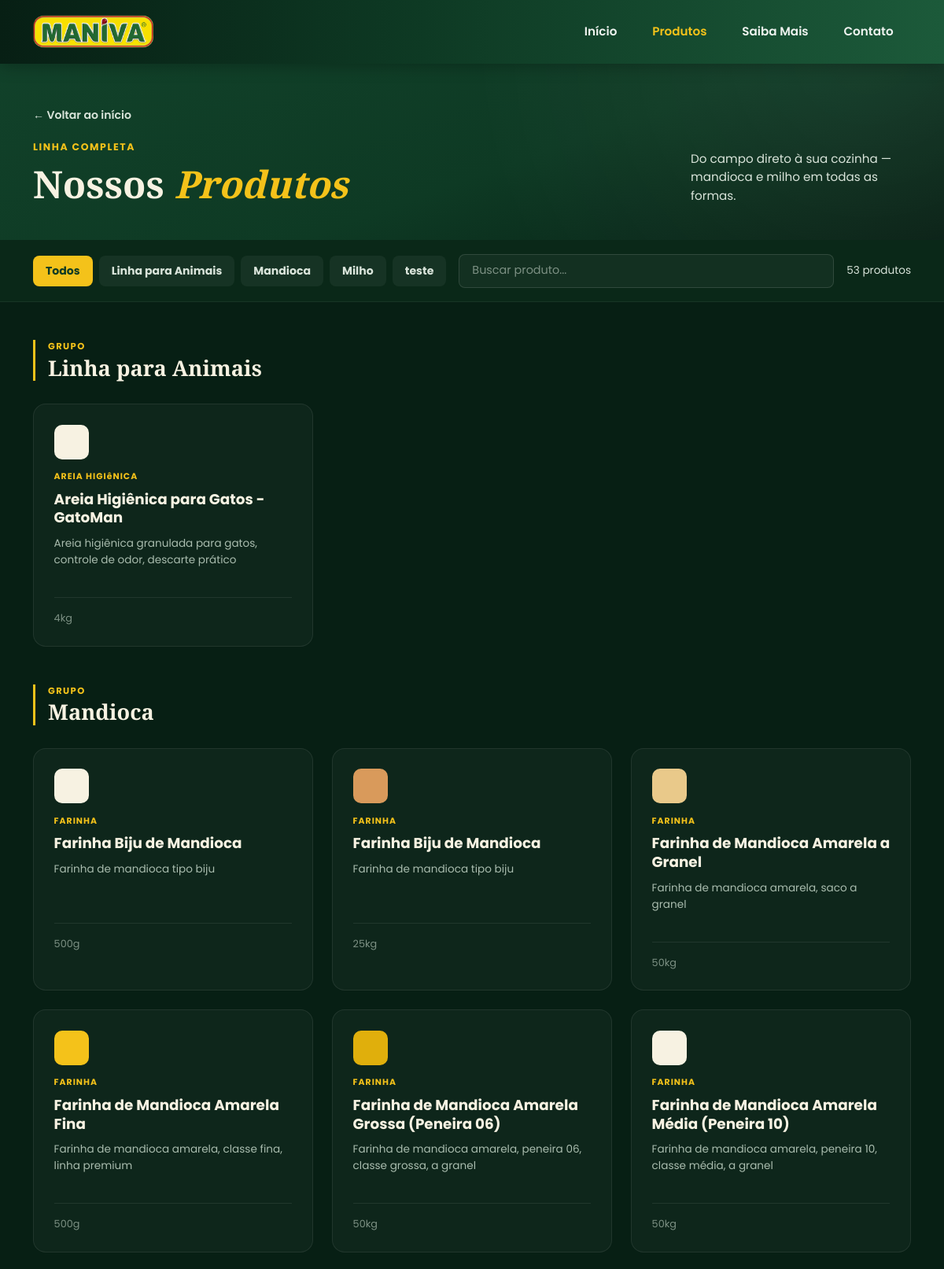
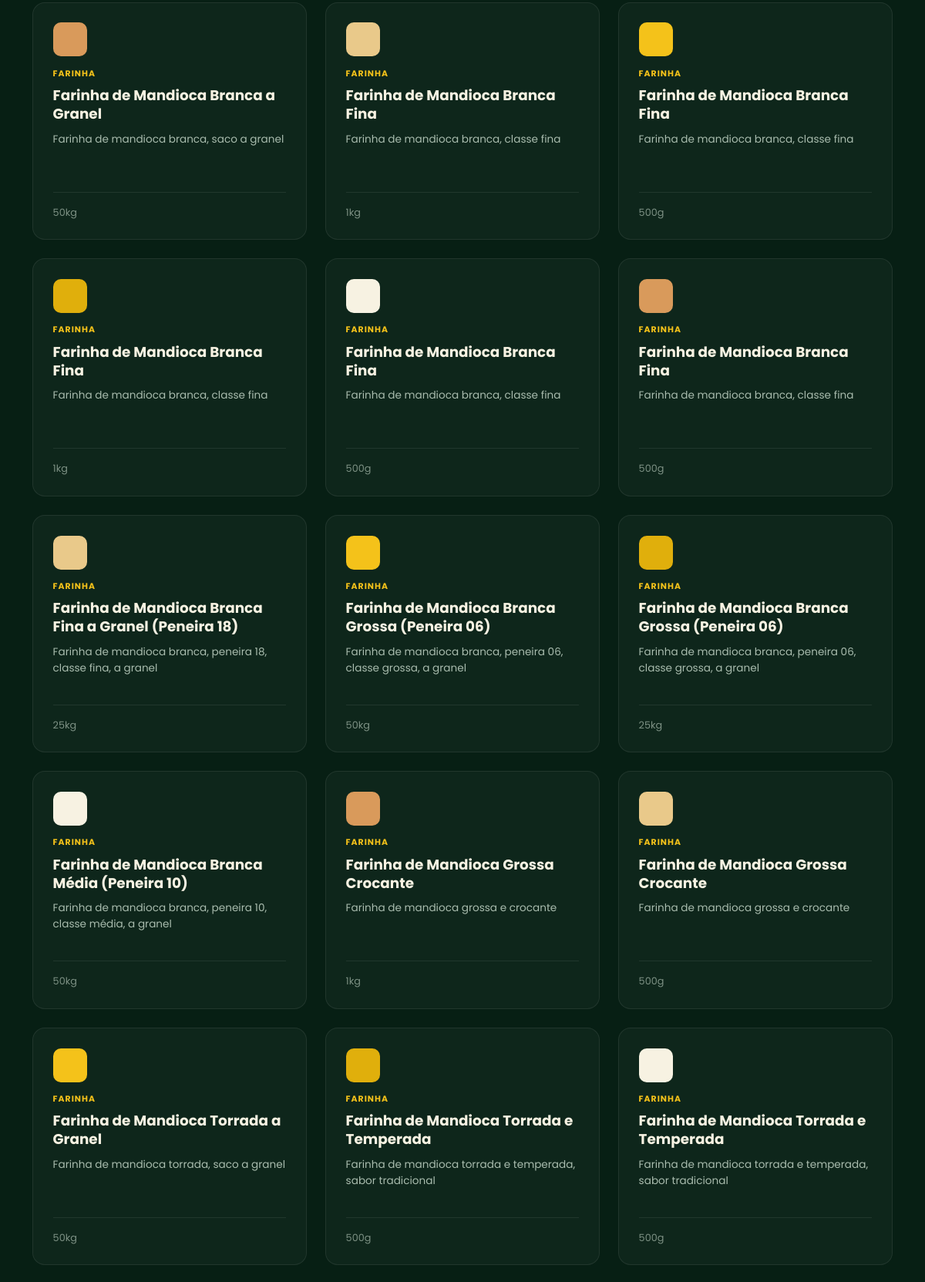
The app's page /index.php?page=produtos (upper part) with its own data (2 pictures, top to bottom).
### tables this page shows
CREATE TABLE `grupo` (
  `id` int(11) NOT NULL,
  `nome` varchar(100) NOT NULL,
  `descricao` text DEFAULT NULL
);

CREATE TABLE `produto` (
  `id` int(11) NOT NULL,
  `nome` varchar(150) NOT NULL,
  `descricao` text DEFAULT NULL,
  `imagem_url` varchar(255) DEFAULT NULL,
  `peso` varchar(20) NOT NULL,
  `tipo_embalagem` varchar(60) NOT NULL,
  `disponivel` tinyint(1) NOT NULL DEFAULT 1
);

CREATE TABLE `categoria` (
  `id` int(11) NOT NULL,
  `grupo_id` int(11) NOT NULL,
  `nome` varchar(100) NOT NULL,
  `descricao` text DEFAULT NULL
);

### templates/funcoes.php (called while the page is built)
<?php
function buscarGrupos(PDO $pdo): array
{
    $stmt = $pdo->query("SELECT * FROM grupo ORDER BY nome");
    return $stmt->fetchAll(PDO::FETCH_ASSOC);
}
function buscarProdutosPorGrupo(PDO $pdo, int $grupoId): array
{
    $sql = "SELECT DISTINCT p.*
            FROM produto p
            INNER JOIN produto_categoria pc ON pc.produto_id = p.id
            INNER JOIN categoria c ON c.id = pc.categoria_id
            WHERE c.grupo_id = :grupo_id
              AND p.disponivel = 1
            ORDER BY p.nome";
    $stmt = $pdo->prepare($sql);
    $stmt->execute(['grupo_id' => $grupoId]);
    return $stmt->fetchAll(PDO::FETCH_ASSOC);
}
function buscarCategoriasDoProduto(PDO $pdo, int $produtoId): array
{
    $sql = "SELECT c.*
            FROM categoria c
            INNER JOIN produto_categoria pc ON pc.categoria_id = c.id
            WHERE pc.produto_id = :produto_id
            ORDER BY c.nome";
    $stmt = $pdo->prepare($sql);
    $stmt->execute(['produto_id' => $produtoId]);
    return $stmt->fetchAll(PDO::FETCH_ASSOC);
}
function buscarVariacoesDoProduto(PDO $pdo, int $produtoId): array
{
    $sql = "SELECT id, nome, peso, tipo_embalagem
            FROM produto
            WHERE id = :produto_id
              AND disponivel = 1";
    $stmt = $pdo->prepare($sql);
    $stmt->execute(['produto_id' => $produtoId]);
    return $stmt->fetchAll(PDO::FETCH_ASSOC);
}
function contarProdutosDisponiveis(PDO $pdo): int
{
    $stmt = $pdo->query("SELECT COUNT(*) FROM produto WHERE disponivel = 1");
    return (int) $stmt->fetchColumn();
}

### pages/produtos.php (the view, shortened to what this page needs)
<?php
require_once 'templates/funcoes.php';
$grupos = buscarGrupos($pdo);
$coresFallback = ['#f7f2e2', '#d99a5b', '#e9c98a', '#f4c21a', '#e0af0c'];
$totalProdutos = contarProdutosDisponiveis($pdo);
?>
<header class="produtos-header">
    <div class="container">
        <a href="index.php?page=home" class="voltar-link">← Voltar ao início</a>
        <div class="row align-items-end mt-3">
            <div class="col-lg-8">
                <span class="produtos-eyebrow">LINHA COMPLETA</span>
                <h1 class="produtos-title">Nossos <em>Produtos</em></h1>
            </div>
            <div class="col-lg-4">
                <p class="produtos-subtitle ms-lg-auto mb-0">Do campo direto à sua cozinha — mandioca e milho em todas
                    as formas.</p>
            </div>
        </div>
    </div>
</header>
<div class="filtro-bar">
    <div class="container d-flex flex-wrap align-items-center gap-3">
        <div class="filtro-tabs">
            <button type="button" class="filtro-tab active" data-filtro="todos"
                onclick="filtrarCategoria('todos', this)">Todos</button>
            <?php foreach ($grupos as $grupo): ?>
                <?php $slugGrupo = strtolower($grupo['nome']); ?>
                <button type="button" class="filtro-tab" data-filtro="<?= htmlspecialchars($slugGrupo) ?>"
                    onclick="filtrarCategoria('<?= htmlspecialchars($slugGrupo) ?>', this)">
                    <?= htmlspecialchars($grupo['nome']) ?>
                </button>
            <?php endforeach; ?>
        </div>
        <input type="text" id="buscaProduto" class="filtro-busca flex-grow-1" placeholder="Buscar produto..."
            oninput="filtrarBusca()" style="min-width:200px; max-width:520px;">
        <span class="filtro-contador ms-auto" id="contadorProdutos"><?= $totalProdutos ?> produtos</span>
    </div>
</div>
<main class="container pb-5">
    <?php foreach ($grupos as $grupo): ?>
        <?php
            $slugGrupo = strtolower($grupo['nome']);
            $produtos = buscarProdutosPorGrupo($pdo, $grupo['id']);
            if (empty($produtos)) continue;
        ?>
        <section class="grupo-secao" data-grupo="<?= htmlspecialchars($slugGrupo) ?>">
            <div class="grupo-titulo-wrap">
                <div>
                    <span class="grupo-label">GRUPO</span>
                    <h2 class="grupo-titulo"><?= htmlspecialchars($grupo['nome']) ?></h2>
                </div>
            </div>
            <div class="row g-4">
                <?php foreach ($produtos as $i => $produto): ?>
                    <?php
                        $categorias = buscarCategoriasDoProduto($pdo, (int) $produto['id']);
                        $categoriaNome = $categorias[0]['nome'] ?? $grupo['nome'];
                        $variacoes = buscarVariacoesDoProduto($pdo, (int) $produto['id']);
                        $tamanhos = array_map(fn($v) => $v['peso'], $variacoes);
                        $tamanhosTexto = implode(' | ', $tamanhos);
                        $temImagem = !empty($produto['imagem_url']);
                        $corFallback = $coresFallback[$i % count($coresFallback)];
                    ?>
                    <div class="col-md-6 col-lg-4 produto-item"
                        data-categoria="<?= htmlspecialchars($slugGrupo) ?>"
                        data-nome="<?= htmlspecialchars(strtolower($produto['nome'])) ?>">
                        <div class="produto-card">
                            <?php if ($temImagem): ?>
                                <div class="produto-icone"
                                    style="background-image:url('arquivos/<?= htmlspecialchars($produto['imagem_url']) ?>'); background-size:cover; background-position:center;">
                                </div>
                            <?php else: ?>
                                <div class="produto-icone" style="background:<?= $corFallback ?>;"></div>
                            <?php endif; ?>
                            <span class="produto-categoria"><?= htmlspecialchars(strtoupper($categoriaNome)) ?></span>
                            <h3 class="produto-nome"><?= htmlspecialchars($produto['nome']) ?></h3>
                            <p class="produto-desc"><?= htmlspecialchars($produto['descricao']) ?></p>
                            <div class="produto-rodape">
                                <span class="produto-tamanho"><?= htmlspecialchars($tamanhosTexto) ?></span>
                            </div>
                        </div>
                    </div>
                <?php endforeach; ?>
            </div>
        </section>
    <?php endforeach; ?>
</main>

### css/style.css (style rules this page uses)
:root { --amarelo: #f4c21a; --verde-escuro: #0e3a24; --verde-dark: #071f14; --texto-claro: #d9e4da; }
html { scroll-behavior: smooth; }
body { font-family: 'Poppins', sans-serif; background: #fff; color: #333; }
body.pagina-produtos { background: #071f14; }
.produtos-header { background: radial-gradient(circle at 92% 20%, rgba(255, 255, 255, 0.05) 0%, transparent 45%), linear-gradient(160deg, #12432b 0%, #0e3a24 60%, #071f14 100%); padding-top: calc(3.5rem + 78px); padding-bottom: 2.8rem; }
.voltar-link { color: #d9e4da; font-size: .88rem; font-weight: 600; text-decoration: none; }
.produtos-eyebrow { color: #f4c21a; font-weight: 700; font-size: .78rem; letter-spacing: 1.6px; }
.produtos-title { font-family: 'Playfair Display', serif; font-weight: 900; color: #f7f2e2; font-size: 3rem; line-height: 1.1; margin: .6rem 0 0; }
.produtos-title em { font-style: italic; color: #f4c21a; }
.produtos-subtitle { color: #d9e4da; font-size: .95rem; line-height: 1.55; max-width: 280px; }
.filtro-bar { background: #0a2818; border-bottom: 1px solid rgba(255, 255, 255, .06); padding: 1.1rem 0; position: sticky; top: 78px; z-index: 1020; }
.filtro-tabs { display: flex; gap: .5rem; flex-wrap: wrap; }
.filtro-tab { border: none; border-radius: 8px; padding: .55rem 1rem; font-weight: 700; font-size: .88rem; background: rgba(255, 255, 255, .05); color: #d9e4da; display: inline-flex; align-items: center; gap: .4rem; transition: .2s; }
.filtro-tab.active { background: #f4c21a; color: #0e3a24; }
.filtro-busca { background: rgba(255, 255, 255, .04); border: 1px solid rgba(255, 255, 255, .12); color: #fff; border-radius: 8px; padding: .6rem 1rem; font-size: .9rem; }
.filtro-busca::placeholder { color: #7d9184; }
.filtro-contador { color: var(--texto-claro); font-size: .85rem; white-space: nowrap; }
.grupo-secao { padding-top: 3rem; }
.grupo-titulo-wrap { display: flex; align-items: center; gap: 1rem; border-left: 3px solid #f4c21a; padding-left: 1rem; margin-bottom: 1.8rem; }
.grupo-label { color: #f4c21a; font-weight: 700; font-size: .72rem; letter-spacing: 1.4px; display: block; margin-bottom: .15rem; }
.grupo-titulo { font-family: 'Playfair Display', serif; font-weight: 900; color: #f7f2e2; font-size: 1.7rem; margin: 0; }
.produto-card { background: rgba(255, 255, 255, .03); border: 1px solid rgba(255, 255, 255, .08); border-radius: 16px; padding: 1.6rem; height: 100%; transition: .2s; }
.produto-icone { width: 44px; height: 44px; border-radius: 10px; margin-bottom: .9rem; }
.produto-categoria { color: #f4c21a; font-weight: 700; font-size: .68rem; letter-spacing: 1px; display: block; margin-bottom: .5rem; }
.produto-nome { color: #f7f2e2; font-weight: 700; font-size: 1.15rem; margin-bottom: .6rem; line-height: 1.3; }
.produto-desc { color: #a9bcae; font-size: .85rem; line-height: 1.55; margin-bottom: 1rem; min-height: 63px; }
.produto-rodape { display: flex; align-items: center; justify-content: space-between; border-top: 1px solid rgba(255, 255, 255, .08); padding-top: 1rem; }
.produto-tamanho { color: #7d9184; font-size: .8rem; }

### records on screen
grupo: nome "Linha para Animais"
grupo: nome "Mandioca"
grupo: nome "Milho"
grupo: nome "teste"
produto: categoria.nome "AREIA HIGIêNICA", nome "Areia Higiênica para Gatos - GatoMan", descricao "Areia higiênica granulada para gatos, controle de odor, descarte prático", peso "4kg"
produto: categoria.nome "FARINHA", nome "Farinha Biju de Mandioca", descricao "Farinha de mandioca tipo biju", peso "500g"
produto: categoria.nome "FARINHA", nome "Farinha Biju de Mandioca", descricao "Farinha de mandioca tipo biju", peso "25kg"
produto: categoria.nome "FARINHA", nome "Farinha de Mandioca Amarela a Granel", descricao "Farinha de mandioca amarela, saco a granel", peso "50kg"
produto: categoria.nome "FARINHA", nome "Farinha de Mandioca Amarela Fina", descricao "Farinha de mandioca amarela, classe fina, linha premium", peso "500g"
produto: categoria.nome "FARINHA", nome "Farinha de Mandioca Amarela Grossa (Peneira 06)", descricao "Farinha de mandioca amarela, peneira 06, classe grossa, a granel", peso "50kg"
produto: categoria.nome "FARINHA", nome "Farinha de Mandioca Amarela Média (Peneira 10)", descricao "Farinha de mandioca amarela, peneira 10, classe média, a granel", peso "50kg"
produto: categoria.nome "FARINHA", nome "Farinha de Mandioca Branca a Granel", descricao "Farinha de mandioca branca, saco a granel", peso "50kg"
produto: categoria.nome "FARINHA", nome "Farinha de Mandioca Branca Fina", descricao "Farinha de mandioca branca, classe fina", peso "1kg"
produto: categoria.nome "FARINHA", nome "Farinha de Mandioca Branca Fina", descricao "Farinha de mandioca branca, classe fina", peso "500g"
produto: categoria.nome "FARINHA", nome "Farinha de Mandioca Branca Fina", descricao "Farinha de mandioca branca, classe fina", peso "1kg"
produto: categoria.nome "FARINHA", nome "Farinha de Mandioca Branca Fina", descricao "Farinha de mandioca branca, classe fina", peso "500g"
produto: categoria.nome "FARINHA", nome "Farinha de Mandioca Branca Fina", descricao "Farinha de mandioca branca, classe fina", peso "500g"
produto: categoria.nome "FARINHA", nome "Farinha de Mandioca Branca Fina a Granel (Peneira 18)", descricao "Farinha de mandioca branca, peneira 18, classe fina, a granel", peso "25kg"
produto: categoria.nome "FARINHA", nome "Farinha de Mandioca Branca Grossa (Peneira 06)", descricao "Farinha de mandioca branca, peneira 06, classe grossa, a granel", peso "50kg"
produto: categoria.nome "FARINHA", nome "Farinha de Mandioca Branca Grossa (Peneira 06)", descricao "Farinha de mandioca branca, peneira 06, classe grossa, a granel", peso "25kg"
produto: categoria.nome "FARINHA", nome "Farinha de Mandioca Branca Média (Peneira 10)", descricao "Farinha de mandioca branca, peneira 10, classe média, a granel", peso "50kg"
produto: categoria.nome "FARINHA", nome "Farinha de Mandioca Grossa Crocante", descricao "Farinha de mandioca grossa e crocante", peso "1kg"
produto: categoria.nome "FARINHA", nome "Farinha de Mandioca Grossa Crocante", descricao "Farinha de mandioca grossa e crocante", peso "500g"
produto: categoria.nome "FARINHA", nome "Farinha de Mandioca Torrada a Granel", descricao "Farinha de mandioca torrada, saco a granel", peso "50kg"
produto: categoria.nome "FARINHA", nome "Farinha de Mandioca Torrada e Temperada", descricao "Farinha de mandioca torrada e temperada, sabor tradicional", peso "500g"
produto: categoria.nome "FARINHA", nome "Farinha de Mandioca Torrada e Temperada", descricao "Farinha de mandioca torrada e temperada, sabor tradicional", peso "500g"

### other values on screen
$totalProdutos "53"
